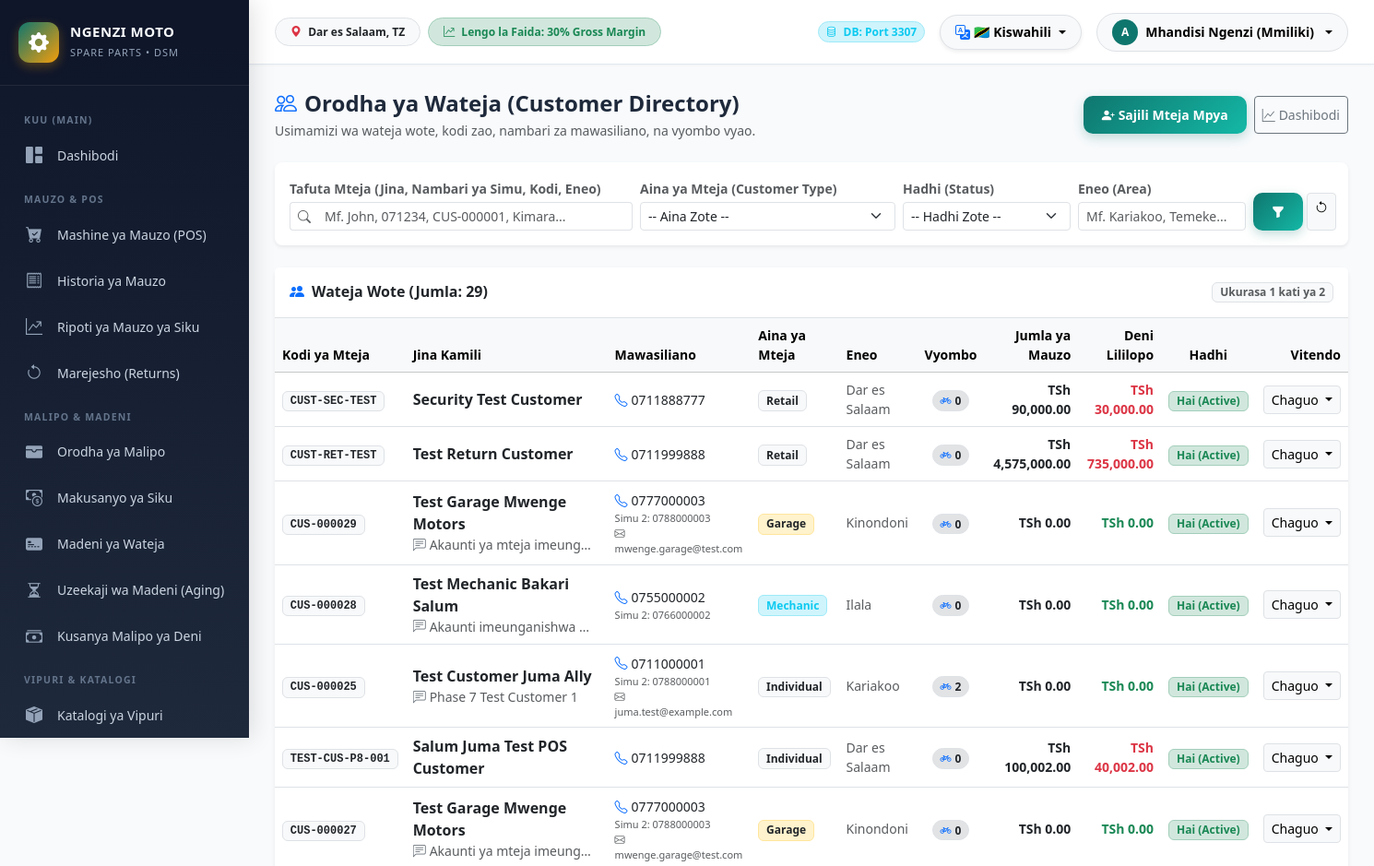
The page /index.php?route=customers (signed in, upper part) on the database as committed earlier.
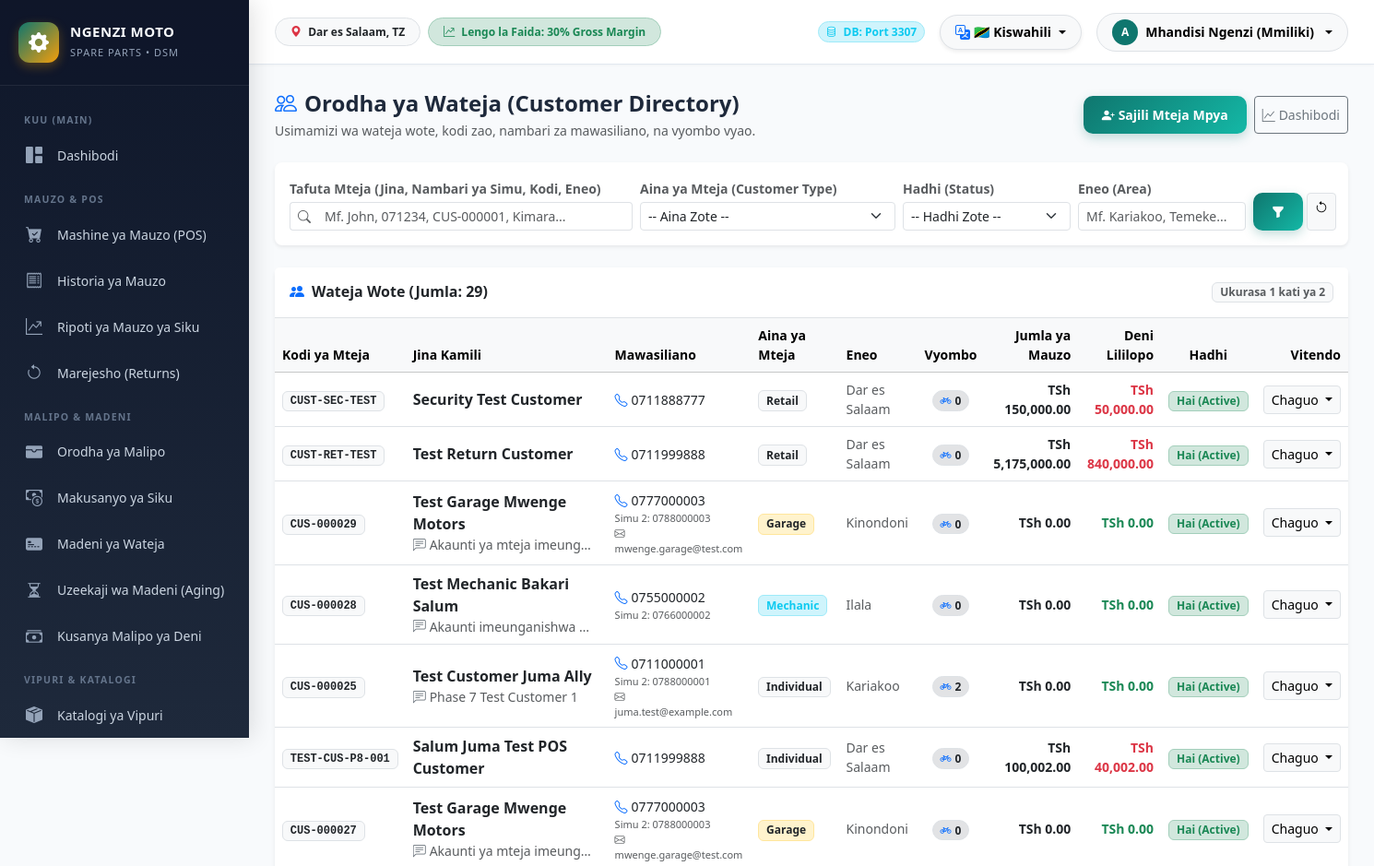
The same page on the database as committed later.
### tables this page shows
CREATE TABLE `customers` (
  `id` int(11) NOT NULL AUTO_INCREMENT,
  `customer_code` varchar(50) NOT NULL,
  `name` varchar(100) NOT NULL,
  `phone` varchar(20) DEFAULT NULL,
  `alternative_phone` varchar(20) DEFAULT NULL,
  `email` varchar(100) DEFAULT NULL,
  `password` varchar(255) DEFAULT NULL,
  `address` varchar(255) DEFAULT NULL,
  `area` varchar(100) DEFAULT NULL,
  `gender` varchar(20) DEFAULT NULL,
  `customer_type` enum('individual','retail','mechanic','garage','business','walk_in','reseller','dealer','other') DEFAULT 'individual',
  `credit_limit` decimal(15,2) DEFAULT 0.00,
  `credit_allowed` tinyint(1) NOT NULL DEFAULT 1,
  `payment_terms` varchar(50) NOT NULL DEFAULT '30 days',
  `credit_status` enum('active','warning','blocked') NOT NULL DEFAULT 'active',
  `current_balance` decimal(15,2) DEFAULT 0.00,
  `notes` text DEFAULT NULL,
  `status` enum('active','inactive','blocked') DEFAULT 'active',
  `last_login` datetime DEFAULT NULL,
  `created_by` int(11) DEFAULT NULL,
  `updated_by` int(11) DEFAULT NULL,
  `created_at` timestamp NOT NULL DEFAULT current_timestamp(),
  `updated_at` timestamp NOT NULL DEFAULT current_timestamp() ON UPDATE current_timestamp(),
  PRIMARY KEY (`id`),
  UNIQUE KEY `customer_code` (`customer_code`),
  KEY `idx_customer_phone` (`phone`),
  KEY `created_by` (`created_by`),
  KEY `updated_by` (`updated_by`),
  CONSTRAINT `customers_ibfk_1` FOREIGN KEY (`created_by`) REFERENCES `users` (`id`) ON DELETE SET NULL,
  CONSTRAINT `customers_ibfk_2` FOREIGN KEY (`updated_by`) REFERENCES `users` (`id`) ON DELETE SET NULL
);

### app/controllers/CustomerController.php (called while the page is built, shortened)
<?php
class CustomerController extends Controller {
    public function index(): void {
        $search = trim($_GET['search'] ?? '');
        $customerType = trim($_GET['customer_type'] ?? '');
        $status = trim($_GET['status'] ?? '');
        $area = trim($_GET['area'] ?? '');
        $page = max(1, (int)($_GET['page'] ?? 1));
        $perPage = 20;
        $filters = [
            'search'        => $search,
            'customer_type' => $customerType,
            'status'        => $status,
            'area'          => $area
        ];
        $customers = Customer::all($filters, $page, $perPage);
        $total = Customer::count($filters);
        $totalPages = max(1, (int)ceil($total / $perPage));
        $canCreate = Auth::hasPermission('customers.create') || Auth::hasRole('super_admin') || Auth::hasRole('manager') || Auth::hasRole('cashier');
        $canEdit = Auth::hasPermission('customers.edit') || Auth::hasRole('super_admin') || Auth::hasRole('manager');
        $canDeactivate = Auth::hasPermission('customers.deactivate') || Auth::hasRole('super_admin') || Auth::hasRole('manager');
        $this->render('customers/index', [
            'title'         => 'Orodha ya Wateja (Customer Directory)',
            'activeMenu'    => 'customers_list',
            'customers'     => $customers,
            'total'         => $total,
            'page'          => $page,
            'totalPages'    => $totalPages,
            'filters'       => $filters,
            'canCreate'     => $canCreate,
            'canEdit'       => $canEdit,
            'canDeactivate' => $canDeactivate
        ]);
    }
}

### app/models/Setting.php (called while the page is built, shortened)
<?php
class Setting {
    private static array $cache = [];
    public static function get(string $key, ?string $default = null): ?string {
        if (isset(self::$cache[$key])) {
            return self::$cache[$key];
        }
        $pdo = Database::getConnection();
        $stmt = $pdo->prepare("SELECT setting_value FROM `settings` WHERE setting_key = ? LIMIT 1");
        $stmt->execute([$key]);
        $val = $stmt->fetchColumn();
        if ($val !== false) {
            self::$cache[$key] = $val;
            return $val;
        }
        return $default;
    }
}

### app/core/Auth.php (called while the page is built, shortened)
<?php
class Auth {
    private static bool $isHandlingTimeout = false;
    public static function startSession(): void {
        if (!self::$isHandlingTimeout && !empty($_SESSION['authenticated']) && !empty($_SESSION['last_activity'])) {
            $timeoutMinutes = class_exists('\App\Models\Setting') ? (int)\App\Models\Setting::get('session_timeout_minutes', '30') : 30;
            $timeoutSeconds = $timeoutMinutes * 60;
        } elseif (!empty($_SESSION['authenticated']) && empty($_SESSION['last_activity'])) {
            $_SESSION['last_activity'] = time();
        }
    }
    public static function check(): bool {
        return !empty($_SESSION['authenticated']) && !empty($_SESSION['user_id']);
    }
    public static function hasRole($roles): bool {
        $currentRole = $_SESSION['role_name'] ?? '';
        if ($currentRole === 'super_admin') {
            return true;
        }
        return $currentRole === $roles;
    }
    public static function hasAnyRole(array $roles): bool {
        return self::hasRole($roles);
    }
}

### app/models/Customer.php (called while the page is built, shortened)
<?php
class Customer {
    public static function all(array $filters = [], int $page = 1, int $perPage = 20): array {
        $pdo = Database::getConnection();
        $where = ["1=1"];
        $params = [];
        $whereClause = implode(" AND ", $where);
        $offset = ($page - 1) * $perPage;
        $sql = "
            SELECT c.*,
                   COUNT(DISTINCT s.id) as total_sales_count,
                   COALESCE(SUM(s.total_amount), 0.00) as total_purchases_amount,
                   COALESCE(SUM(s.balance_due), 0.00) as total_balance_due,
                   COUNT(DISTINCT cv.id) as vehicle_count
            FROM `customers` c
            LEFT JOIN `sales` s ON c.id = s.customer_id AND s.sale_status != 'cancelled'
            LEFT JOIN `customer_vehicles` cv ON c.id = cv.customer_id AND cv.status = 'active'
            WHERE {$whereClause}
            GROUP BY c.id
            ORDER BY c.created_at DESC, c.id DESC
            LIMIT {$perPage} OFFSET {$offset}
        ";
        $stmt = $pdo->prepare($sql);
        $stmt->execute($params);
        return $stmt->fetchAll(PDO::FETCH_ASSOC);
    }
}

### app/core/Helper.php (called while the page is built, shortened)
<?php
class Helper {
    public static function formatMoney(float $amount, bool $showSymbol = true): string {
        $formatted = number_format($amount, 2, '.', ',');
        return $showSymbol ? "TSh " . $formatted : $formatted;
    }
}

### views/customers/index.php (the view, shortened to what the changed rows need)
<?php
$canSeeFinancials = Auth::hasAnyRole(['super_admin', 'manager', 'accountant']);
?>
<div class="card border-0 shadow-sm rounded-3">
    <div class="card-body p-0">
        <?php if (empty($customers)): ?>
            <div class="p-5 text-center text-muted">
                <i class="bi bi-people fs-1 d-block mb-2 text-secondary"></i>
                Hakuna mteja aliyepatikana kulingana na vigezo ulivyoweka.
                <?php if ($canCreate): ?>
                    <div class="mt-3">
                        <a href="/index.php?route=customer_create" class="btn btn-sm btn-primary-custom">
                            <i class="bi bi-plus-lg me-1"></i> Sajili Mteja Mpya Sasa
                        </a>
                    </div>
                <?php endif; ?>
            </div>
        <?php else: ?>
            <div class="table-responsive">
                <table class="table align-middle table-hover mb-0">
                    <thead class="table-light small text-muted">
                        <tr>
                            <th>Kodi ya Mteja</th>
                            <th>Jina Kamili</th>
                            <th>Mawasiliano</th>
                            <th>Aina ya Mteja</th>
                            <th>Eneo</th>
                            <th class="text-center">Vyombo</th>
                            <?php if ($canSeeFinancials): ?>
                                <th class="text-end">Jumla ya Mauzo</th>
                                <th class="text-end">Deni Lililopo</th>
                            <?php endif; ?>
                            <th class="text-center">Hadhi</th>
                            <th class="text-end">Vitendo</th>
                        </tr>
                    </thead>
                    <tbody>
                        <?php foreach ($customers as $c): ?>
                            <tr>
                                <td>
                                    <span class="badge bg-light text-dark font-monospace border">
                                        <?= htmlspecialchars($c['customer_code']) ?>
                                    </span>
                                </td>
                                <td>
                                    <a href="/index.php?route=customer_show&id=<?= $c['id'] ?>" class="fw-semibold text-dark text-decoration-none hover-primary">
                                        <?= htmlspecialchars($c['name']) ?>
                                    </a>
                                </td>
                                <td>
                                    <div>
                                        <?php if (!empty($c['phone'])): ?>
                                            <a href="tel:<?= htmlspecialchars($c['phone']) ?>" class="text-decoration-none text-dark small fw-medium">
                                                <i class="bi bi-telephone text-primary me-1"></i><?= htmlspecialchars($c['phone']) ?>
                                            </a>
                                        <?php else: ?>
                                            <span class="text-muted small">--</span>
                                        <?php endif; ?>
                                    </div>
                                </td>
                                <td>
                                    <?php
                                    $typeColors = [
                                        'online'     => 'bg-success-subtle text-success border border-success-subtle fw-bold',
                                        'mechanic'   => 'bg-info-subtle text-info border border-info-subtle',
                                        'garage'     => 'bg-warning-subtle text-dark border border-warning-subtle',
                                        'business'   => 'bg-primary-subtle text-primary border border-primary-subtle',
                                        'walk_in'    => 'bg-secondary-subtle text-secondary border',
                                        'individual' => 'bg-light text-dark border',
                                        'retail'     => 'bg-light text-dark border'
                                    ];
                                    $badgeCls = $typeColors[$c['customer_type']] ?? 'bg-light text-dark border';
                                    ?>
                                    <span class="badge <?= $badgeCls ?> text-capitalize">
                                        <?= $c['customer_type'] === 'online' ? '<i class="bi bi-globe me-1"></i>Mtandaoni' : htmlspecialchars($c['customer_type']) ?>
                                    </span>
                                </td>
                                <td class="small text-muted">
                                    <?= htmlspecialchars($c['area'] ?: ($c['address'] ?: 'Dar es Salaam')) ?>
                                </td>
                                <td class="text-center">
                                    <span class="badge bg-secondary-subtle text-dark border rounded-pill px-2.5 py-1">
                                        <i class="bi bi-bicycle me-1 text-primary"></i><?= (int)$c['vehicle_count'] ?>
                                    </span>
                                </td>
                                <?php if ($canSeeFinancials): ?>
                                    <td class="text-end small fw-semibold text-dark">
                                        <?= Helper::formatMoney((float)$c['total_purchases_amount']) ?>
                                    </td>
                                    <td class="text-end small fw-bold <?= (float)$c['total_balance_due'] > 0 ? 'text-danger' : 'text-success' ?>">
                                        <?= (float)$c['total_balance_due'] > 0 ? Helper::formatMoney((float)$c['total_balance_due']) : 'TSh 0.00' ?>
                                    </td>
                                <?php endif; ?>
                                <td class="text-center">
                                    <?php if ($c['status'] === 'active'): ?>
                                        <span class="badge bg-success-subtle text-success border border-success-subtle px-2 py-1">Hai (Active)</span>
                                    <?php elseif ($c['status'] === 'blocked'): ?>
                                        <span class="badge bg-danger text-white px-2 py-1">Amezuiwa</span>
                                    <?php else: ?>
                                        <span class="badge bg-secondary-subtle text-muted border px-2 py-1">Amesitishwa</span>
                                    <?php endif; ?>
                                </td>
                                <td class="text-end">
                                    <div class="dropdown">
                                        <button class="btn btn-sm btn-light border dropdown-toggle" type="button" data-bs-toggle="dropdown">
                                            Chaguo
                                        </button>
                                    </div>
                                </td>
                            </tr>
                        <?php endforeach; ?>
                    </tbody>
                </table>
            </div>
        <?php endif; ?>
    </div>
</div>

Rows that differ between the two databases and show on the page:
changed customers "Security Test Customer": total_purchases_amount "TSh 90,000.00" → "TSh 150,000.00"; total_balance_due "TSh 30,000.00" → "TSh 50,000.00"
changed customers "Test Return Customer": total_purchases_amount "TSh 4,575,000.00" → "TSh 5,175,000.00"; total_balance_due "TSh 735,000.00" → "TSh 840,000.00"
